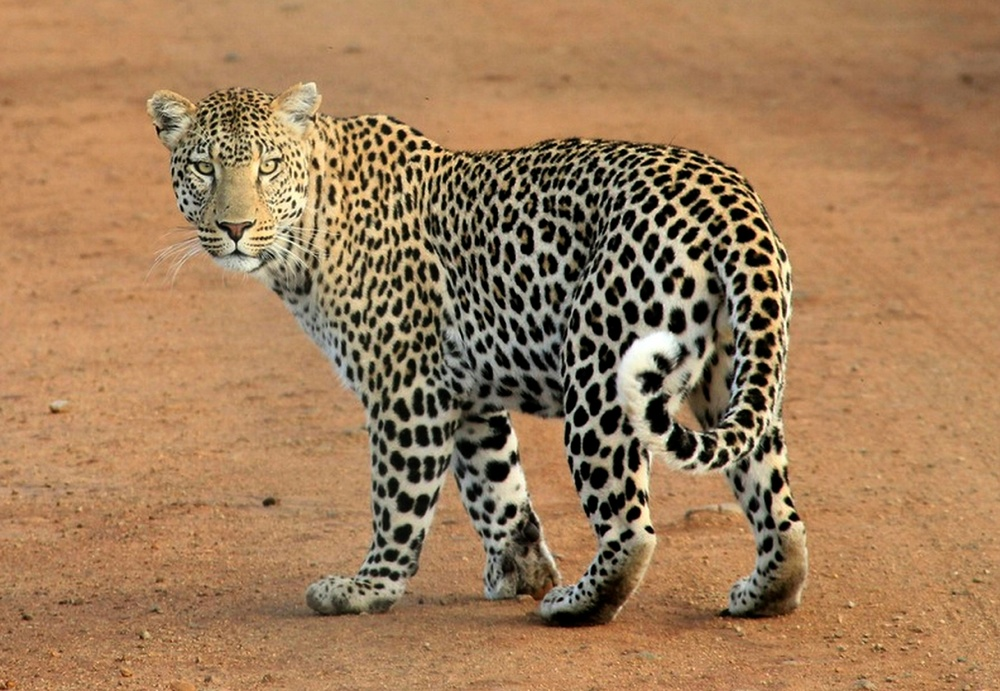
#> input picture Day24/task2/image.jpg, 1000 x 691 px, shrunk from 4810 x 3326 before the run
$ python main.py --input image.jpg
#> lines starting #> are read from the running program, lines starting #| are printed output that depends on the picture; after the words box and inside, x2 and y2 are one past the last pixel; in counts of white or black regions, pixels touching at a corner belong together
import argparse
import cv2
import numpy as np
from sklearn.cluster import DBSCAN


# -------------------------------
# HUMAN / ANIMAL CLASSIFICATION
# -------------------------------

def classify_human_or_animal(image):
    face_cascade = cv2.CascadeClassifier(
        cv2.data.haarcascades + "haarcascade_frontalface_default.xml"
    )

    gray = cv2.cvtColor(image, cv2.COLOR_BGR2GRAY)
    faces = face_cascade.detectMultiScale(gray, 1.3, 5)

    if len(faces) > 0:
        return "HUMAN", faces
    else:
        return "ANIMAL", None


# -------------------------------
# DBSCAN ON FACE REGION
# -------------------------------

def apply_dbscan_on_face(image, face_coords):
    (x, y, w, h) = face_coords
    face = image[y:y+h, x:x+w]

    h, w, _ = face.shape
    points = []

    for i in range(h):
        for j in range(w):
            points.append([j, i])

    points = np.array(points)

    clustering = DBSCAN(eps=5, min_samples=10).fit(points)
    labels = clustering.labels_

    output = face.copy()

    unique_labels = set(labels)
    colors = [
        (255, 0, 0),
        (0, 0, 255),
        (0, 255, 0),
        (0, 255, 255),
        (255, 0, 255),
    ]

    for label in unique_labels:
        if label == -1:
            continue

        cluster_points = points[labels == label]
        color = colors[label % len(colors)]

        for pt in cluster_points:
            cv2.circle(output, tuple(pt), 1, color, -1)

    image[y:y+h, x:x+w] = output
    return image


# -------------------------------
# MAIN
# -------------------------------

def main():
    parser = argparse.ArgumentParser()
    parser.add_argument("--input", required=True)
    parser.add_argument("--show", action="store_true")
    args = parser.parse_args()

    img = cv2.imread(args.input)
#> img is the input picture: shape (691, 1000, 3); mean B, G, R 90, 125.4, 161.3

    if img is None:
        print("Invalid image path")
        return

    result, faces = classify_human_or_animal(img)
#> in classify_human_or_animal, `gray = cv2.cvtColor(image, cv2.COLOR_BGR2GRAY)`:
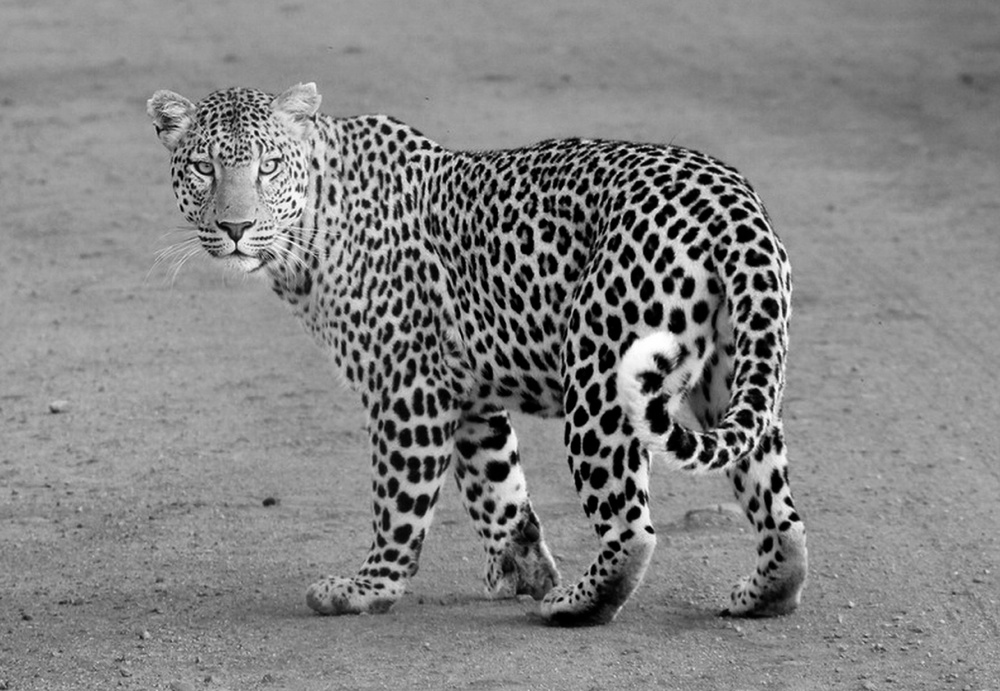
#> gray: shape (691, 1000); min 0, max 255, mean 132.1
#> in classify_human_or_animal, `faces = face_cascade.detectMultiScale(gray, 1.3, 5)`: faces = ()
#> result = 'ANIMAL'
    print("\nDetected Type:", result)
#| Detected Type: ANIMAL

    if result == "HUMAN":
        output = apply_dbscan_on_face(img, faces[0])
        cv2.imwrite("dbscan_output.png", output)
        print("Saved as dbscan_output.png")

        if args.show:
            cv2.imshow("DBSCAN Output", output)
            cv2.waitKey(0)
            cv2.destroyAllWindows()
    else:
        print("Skipping clustering since image is ANIMAL.")


if __name__ == "__main__":
    main()

$ run again, on Day24/task1/your_image.jpg
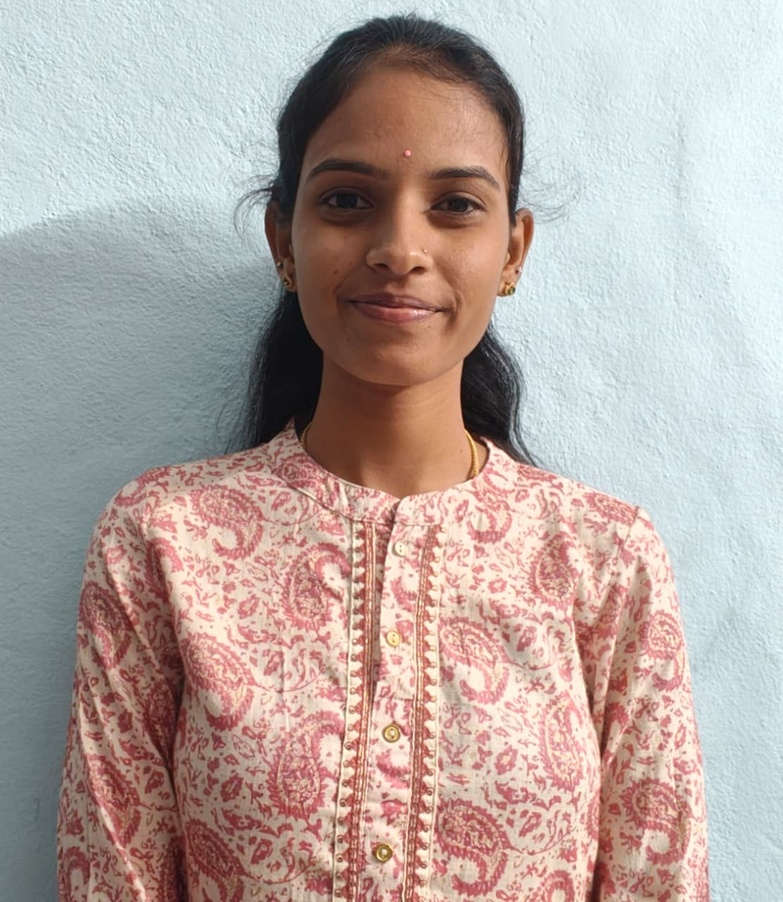
#> input picture Day24/task1/your_image.jpg, 783 x 902 px, shrunk from 1111 x 1280 before the run
#> in main, img is the input picture: shape (902, 783, 3); mean B, G, R 161.6, 166.8, 182
#> in classify_human_or_animal, `gray = cv2.cvtColor(image, cv2.COLOR_BGR2GRAY)`:
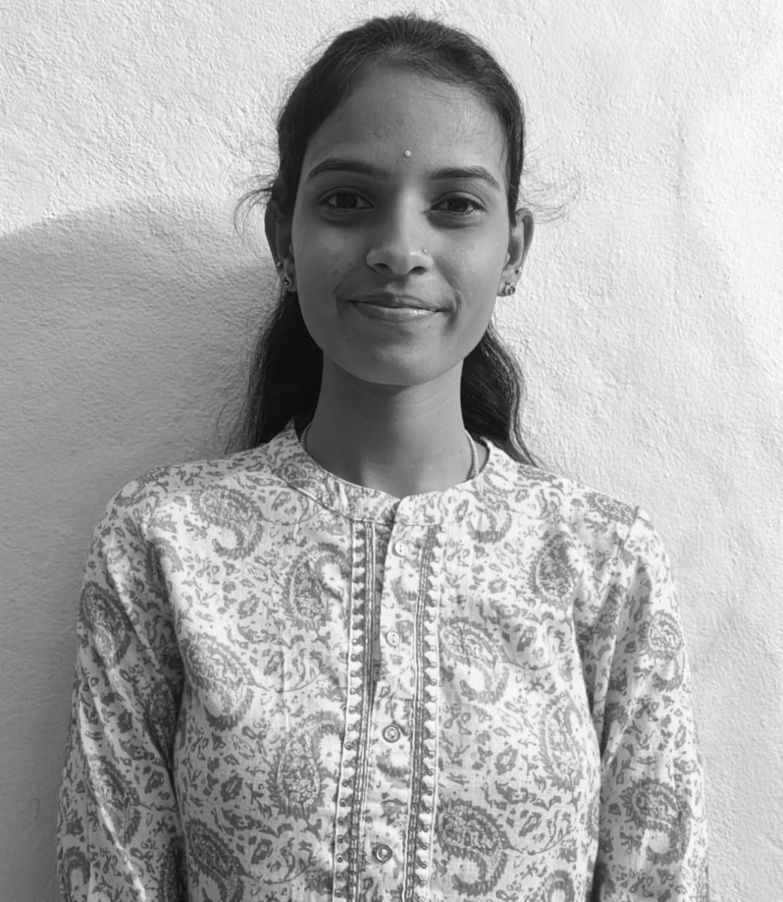
#> gray: shape (902, 783); min 8, max 252, mean 170.8
#> in classify_human_or_animal, `faces = face_cascade.detectMultiScale(gray, 1.3, 5)`: faces = [[255, 86, 289, 289]]
#> in main, `result, faces = classify_human_or_animal(img)`: result = 'HUMAN'; faces = [[255, 86, 289, 289]]
#| Detected Type: HUMAN
#> x = 255; y = 86; w = 289
#> in apply_dbscan_on_face, `image[y:y+h, x:x+w] = output`:
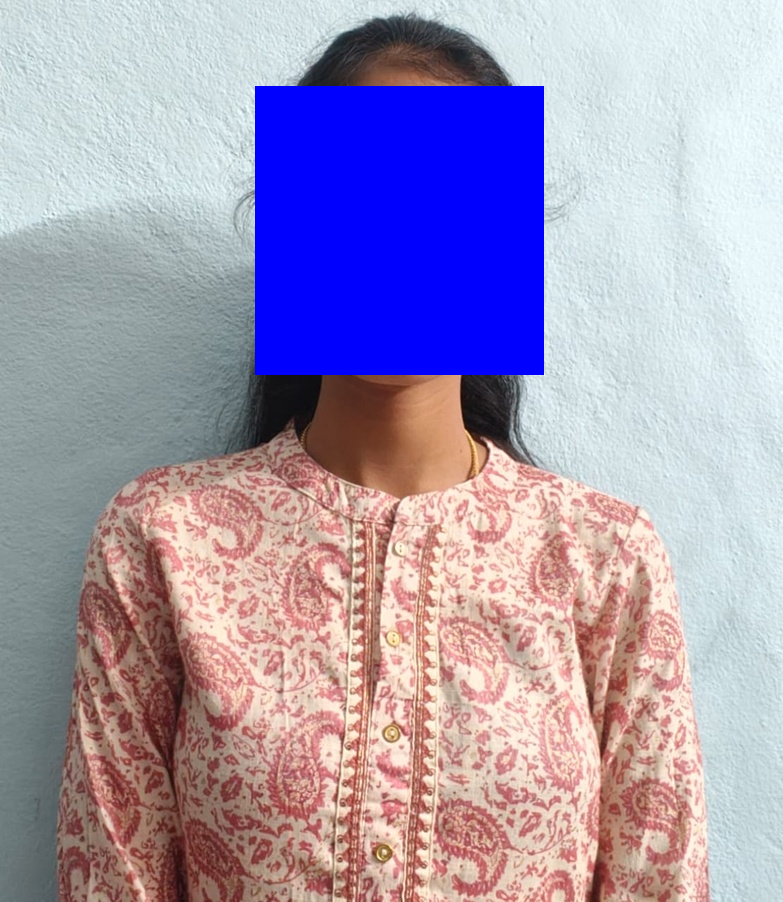
#> image: shape (902, 783, 3); 11.83% of pixels changed, all inside (x1, y1, x2, y2) = (255, 86, 544, 375)

$ run again, on Day1/backup_photos/133989313834870482.jpg
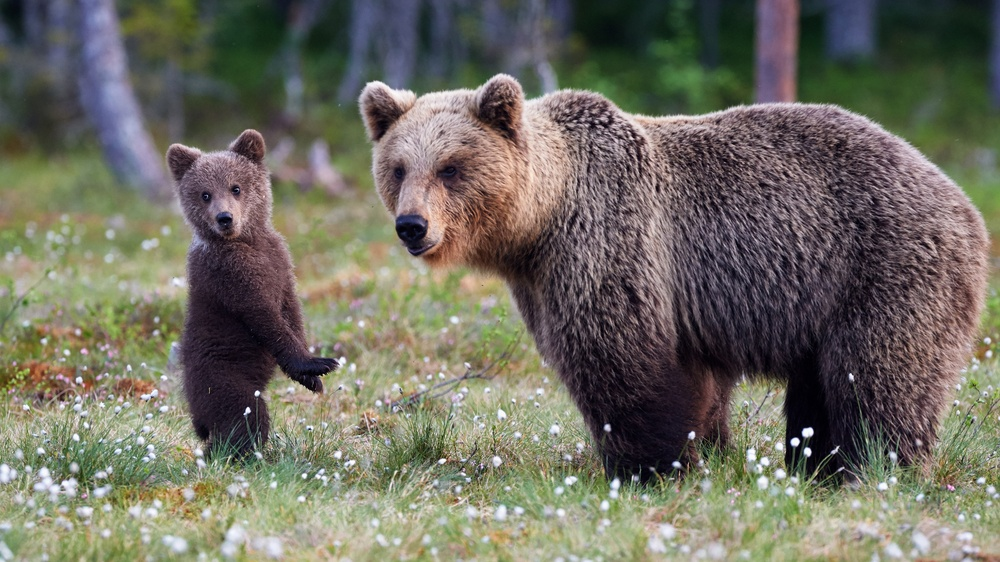
#> input picture Day1/backup_photos/133989313834870482.jpg, 1000 x 562 px, shrunk from 3840 x 2160 before the run
#> in main, img is the input picture: shape (562, 1000, 3); mean B, G, R 97.4, 109.2, 111.4
#> in classify_human_or_animal, `gray = cv2.cvtColor(image, cv2.COLOR_BGR2GRAY)`:
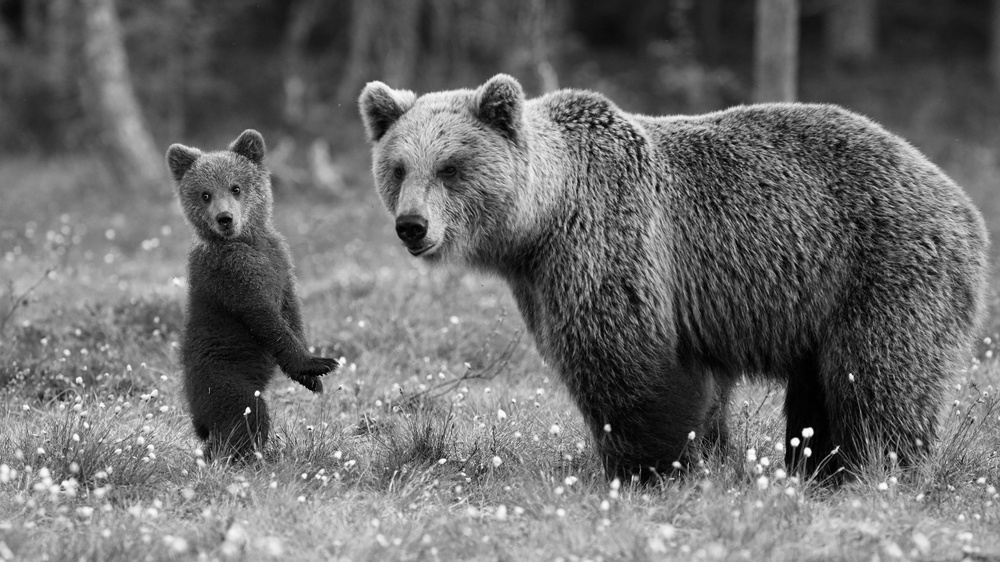
#> gray: shape (562, 1000); min 0, max 254, mean 108.5
#> faces = ()
#> result = 'ANIMAL'
#| Detected Type: ANIMAL
